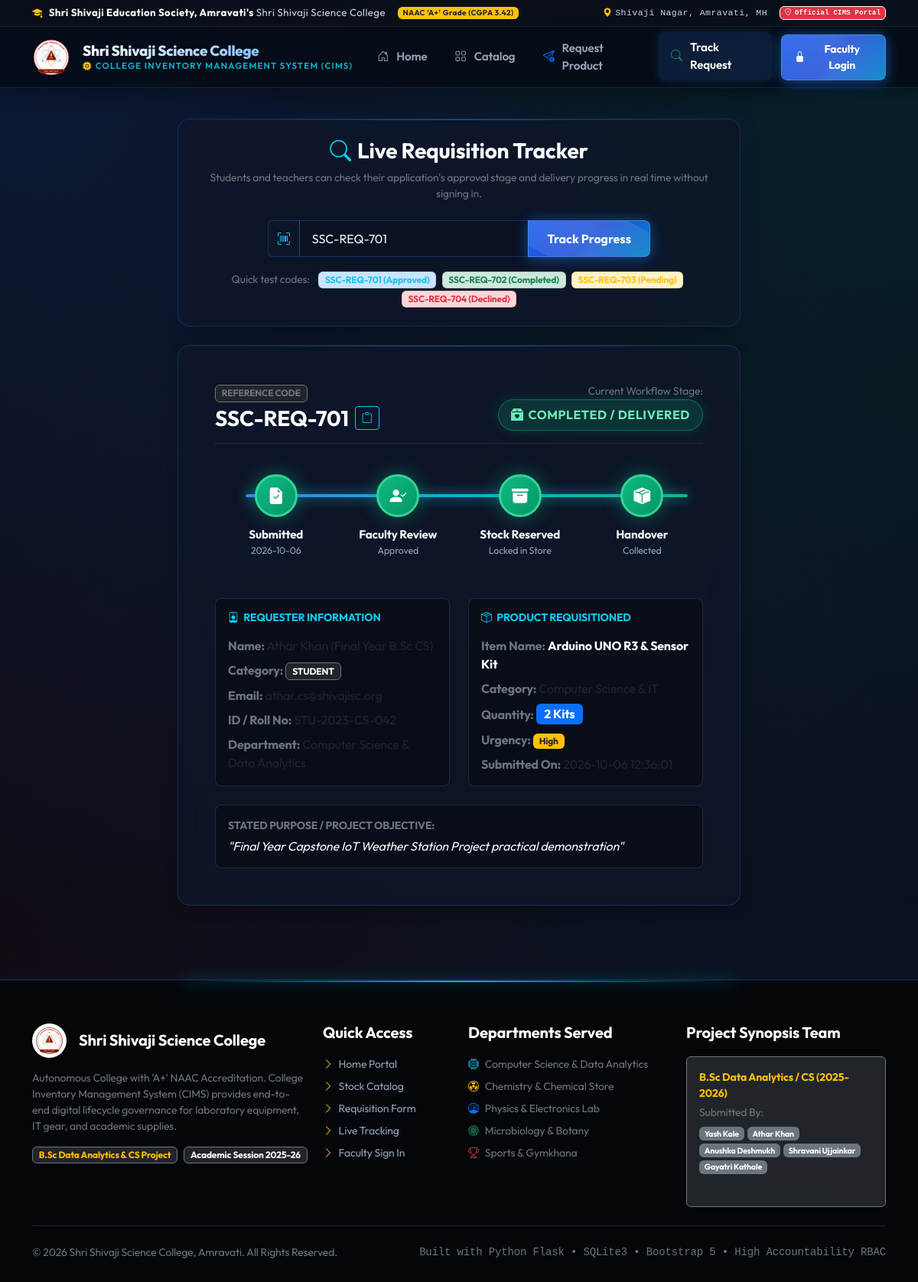
Page /track?code=SSC-REQ-701 on the committed database.
### tables this page shows
CREATE TABLE requests (
        request_id INTEGER PRIMARY KEY AUTOINCREMENT,
        tracking_code TEXT UNIQUE NOT NULL,
        requester_type TEXT NOT NULL CHECK(requester_type IN ('student', 'faculty')),
        requester_name TEXT NOT NULL,
        requester_email TEXT NOT NULL,
        requester_id_num TEXT,
        department TEXT NOT NULL,
        item_id INTEGER NOT NULL,
        requested_quantity INTEGER NOT NULL,
        purpose TEXT NOT NULL,
        urgency TEXT DEFAULT 'Normal' CHECK(urgency IN ('Low', 'Normal', 'High', 'Critical')),
        status TEXT NOT NULL DEFAULT 'pending' CHECK(status IN ('pending', 'approved', 'declined', 'completed', 'withdrawn')),
        rejection_reason TEXT,
        reviewed_by TEXT,
        reviewed_at TIMESTAMP,
        completed_at TIMESTAMP,
        created_at TIMESTAMP DEFAULT CURRENT_TIMESTAMP,
        FOREIGN KEY (item_id) REFERENCES inventory_items (item_id)
    );

CREATE TABLE inventory_items (
        item_id INTEGER PRIMARY KEY AUTOINCREMENT,
        item_name TEXT NOT NULL,
        category_id INTEGER NOT NULL,
        department TEXT NOT NULL,
        physical_quantity INTEGER NOT NULL DEFAULT 0,
        reserved_quantity INTEGER NOT NULL DEFAULT 0,
        minimum_quantity INTEGER NOT NULL DEFAULT 5,
        unit TEXT NOT NULL DEFAULT 'Units',
        location TEXT DEFAULT 'Central Store / Dept Lab',
        description TEXT,
        last_updated TIMESTAMP DEFAULT CURRENT_TIMESTAMP,
        FOREIGN KEY (category_id) REFERENCES categories (category_id)
    );

CREATE TABLE categories (
        category_id INTEGER PRIMARY KEY AUTOINCREMENT,
        category_name TEXT UNIQUE NOT NULL,
        icon TEXT DEFAULT 'bi-box-seam',
        description TEXT
    );

### app.py (the view)
@app.route('/track')
def track():
    code = request.args.get('code', '').strip().upper()
    req_data = None
    item_data = None
    if code:
        db = get_db()
        req_data = db.execute("""
            SELECT r.*, i.item_name, i.unit, i.physical_quantity, i.reserved_quantity, (i.physical_quantity - i.reserved_quantity) as available_quantity, c.category_name
            FROM requests r
            JOIN inventory_items i ON r.item_id = i.item_id
            JOIN categories c ON i.category_id = c.category_id
            WHERE UPPER(r.tracking_code) = ?
        """, (code,)).fetchone()
        if not req_data:
            flash(f'No request found with tracking code "{code}". Please verify your reference number.', 'warning')
    return render_template('track.html', code=code, req=req_data)

### app.py (called while the page is built)
def get_db():
    if 'db' not in g:
        g.db = sqlite3.connect(DB_PATH)
        g.db.row_factory = sqlite3.Row
        g.db.execute("PRAGMA foreign_keys = ON")
    return g.db

### templates/track.html (shortened to what this page needs)
{% extends "base.html" %}
{% block content %}
<div class="container py-4">
  <div class="row justify-content-center">
    <div class="col-lg-8">
      <div class="card glass-card p-4 mb-4 text-center">
        <h3 class="fw-bold mb-2 text-white"><i class="bi bi-search text-info me-2"></i>Live Requisition Tracker</h3>
        <p class="text-secondary small mb-4">
          Students and teachers can check their application's approval stage and delivery progress in real time without signing in.
        </p>
        <form action="{{ url_for('track') }}" method="GET" class="d-flex justify-content-center">
          <div class="input-group shadow" style="max-width: 500px;">
            <span class="input-group-text"><i class="bi bi-upc-scan text-info"></i></span>
            <input type="text" name="code" class="form-control" placeholder="e.g. SSC-REQ-701" value="{{ code or '' }}" required>
            <button class="btn btn-cims-primary px-4 fw-bold" type="submit">Track Progress</button>
          </div>
        </form>
        <div class="mt-3">
          <span class="small text-secondary me-2">Quick test codes:</span>
          <a href="{{ url_for('track', code='SSC-REQ-701') }}" class="badge bg-primary-subtle text-info border border-info border-opacity-25 text-decoration-none me-1">SSC-REQ-701 (Approved)</a>
          <a href="{{ url_for('track', code='SSC-REQ-702') }}" class="badge bg-success-subtle text-success border border-success border-opacity-25 text-decoration-none me-1">SSC-REQ-702 (Completed)</a>
          <a href="{{ url_for('track', code='SSC-REQ-703') }}" class="badge bg-warning-subtle text-warning border border-warning border-opacity-25 text-decoration-none me-1">SSC-REQ-703 (Pending)</a>
          <a href="{{ url_for('track', code='SSC-REQ-704') }}" class="badge bg-danger-subtle text-danger border border-danger border-opacity-25 text-decoration-none">SSC-REQ-704 (Declined)</a>
        </div>
      </div>
      {% if req %}
        <div class="card glass-card p-4 p-md-5 mb-4 shadow position-relative animate-fade-in-up">
          <div class="d-flex flex-wrap justify-content-between align-items-center mb-3 pb-3 border-bottom border-secondary border-opacity-25">
            <div>
              <span class="badge bg-dark text-secondary border border-secondary mb-1">REFERENCE CODE</span>
              <div class="d-flex align-items-center gap-2">
                <h3 class="fw-bold text-white m-0">{{ req.tracking_code }}</h3>
                <button type="button" class="btn btn-sm btn-outline-info btn-copy-code" data-code="{{ req.tracking_code }}" title="Copy Code">
                  <i class="bi bi-clipboard"></i>
                </button>
              </div>
            </div>
            <div class="text-end">
              <span class="small text-secondary d-block">Current Workflow Stage:</span>
              {% if req.status == 'pending' %}
                <span class="badge-status badge-pending fs-6"><i class="bi bi-hourglass-split"></i> Under Faculty Review (Pending)</span>
              {% elif req.status == 'approved' %}
                <span class="badge-status badge-approved fs-6"><i class="bi bi-check-circle-fill"></i> Approved & Stock Reserved</span>
              {% elif req.status == 'completed' or req.status == 'withdrawn' %}
                <span class="badge-status badge-completed fs-6"><i class="bi bi-box2-heart-fill"></i> Completed / Delivered</span>
              {% elif req.status == 'declined' %}
                <span class="badge-status badge-declined fs-6"><i class="bi bi-x-circle-fill"></i> Request Declined</span>
              {% endif %}
            </div>
          </div>
          <div class="tracking-stepper my-4">
            {% set step_percent = 0 %}
            {% if req.status == 'pending' %}
              {% set step_percent = 25 %}
            {% elif req.status == 'approved' %}
              {% set step_percent = 65 %}
            {% elif req.status in ['completed', 'withdrawn'] %}
              {% set step_percent = 100 %}
            {% elif req.status == 'declined' %}
              {% set step_percent = 50 %}
            {% endif %}
            <div class="tracking-progress-fill" style="width: calc({{ step_percent }}% - 60px);"></div>
            <div class="step-node completed">
              <div class="step-icon-bubble">
                <i class="bi bi-file-earmark-check-fill"></i>
              </div>
              <div class="step-label">Submitted</div>
              <div class="step-desc">{{ req.created_at[:10] }}</div>
            </div>
            <div class="step-node {% if req.status == 'pending' %}current{% elif req.status in ['approved', 'completed', 'withdrawn'] %}completed{% elif req.status == 'declined' %}declined{% endif %}">
              <div class="step-icon-bubble">
                {% if req.status == 'declined' %}
                  <i class="bi bi-x-lg"></i>
                {% else %}
                  <i class="bi bi-person-check-fill"></i>
                {% endif %}
              </div>
              <div class="step-label">Faculty Review</div>
              <div class="step-desc">
                {% if req.status == 'pending' %}Awaiting Action{% elif req.status == 'declined' %}Declined{% else %}Approved{% endif %}
              </div>
            </div>
            <div class="step-node {% if req.status == 'approved' %}current{% elif req.status in ['completed', 'withdrawn'] %}completed{% else %}pending{% endif %}">
              <div class="step-icon-bubble">
                <i class="bi bi-archive-fill"></i>
              </div>
              <div class="step-label">Stock Reserved</div>
              <div class="step-desc">
                {% if req.status in ['approved', 'completed', 'withdrawn'] %}Locked in Store{% else %}Hold until Approval{% endif %}
              </div>
            </div>
            <div class="step-node {% if req.status in ['completed', 'withdrawn'] %}completed{% else %}pending{% endif %}">
              <div class="step-icon-bubble">
                <i class="bi bi-box-seam-fill"></i>
              </div>
              <div class="step-label">Handover</div>
              <div class="step-desc">
                {% if req.status in ['completed', 'withdrawn'] %}Collected{% else %}Central Store{% endif %}
              </div>
            </div>
          </div>
          <div class="row g-4 mt-1">
            <div class="col-md-6">
              <div class="p-3 rounded-3 h-100 border border-secondary border-opacity-25" style="background: rgba(7, 10, 18, 0.6);">
                <h6 class="text-info fw-bold small text-uppercase mb-3"><i class="bi bi-person-badge me-1"></i> Requester Information</h6>
                <div class="mb-2"><strong class="text-secondary">Name:</strong> {{ req.requester_name }}</div>
                <div class="mb-2"><strong class="text-secondary">Category:</strong> <span class="badge bg-dark border border-secondary text-uppercase">{{ req.requester_type }}</span></div>
                <div class="mb-2"><strong class="text-secondary">Email:</strong> {{ req.requester_email }}</div>
                <div class="mb-2"><strong class="text-secondary">ID / Roll No:</strong> {{ req.requester_id_num or 'N/A' }}</div>
                <div><strong class="text-secondary">Department:</strong> {{ req.department }}</div>
              </div>
            </div>
            <div class="col-md-6">
              <div class="p-3 rounded-3 h-100 border border-secondary border-opacity-25" style="background: rgba(7, 10, 18, 0.6);">
                <h6 class="text-info fw-bold small text-uppercase mb-3"><i class="bi bi-box-seam me-1"></i> Product Requisitioned</h6>
                <div class="mb-2"><strong class="text-secondary">Item Name:</strong> <span class="fw-bold text-white">{{ req.item_name }}</span></div>
                <div class="mb-2"><strong class="text-secondary">Category:</strong> {{ req.category_name }}</div>
                <div class="mb-2"><strong class="text-secondary">Quantity:</strong> <span class="badge bg-primary fs-6">{{ req.requested_quantity }} {{ req.unit }}</span></div>
                <div class="mb-2"><strong class="text-secondary">Urgency:</strong> <span class="badge bg-warning text-dark">{{ req.urgency }}</span></div>
                <div><strong class="text-secondary">Submitted On:</strong> {{ req.created_at }}</div>
              </div>
            </div>
            <div class="col-12">
              <div class="p-3 rounded-3 border border-secondary border-opacity-25" style="background: rgba(7, 10, 18, 0.6);">
                <strong class="text-secondary small text-uppercase d-block mb-1">Stated Purpose / Project Objective:</strong>
                <p class="text-light mb-0 fst-italic">"{{ req.purpose }}"</p>
              </div>
            </div>
          </div>
        </div>
      {% endif %}
    </div>
  </div>
</div>
{% endblock %}

### rows in the picture
requests: tracking_code "SSC-REQ-701", created_at "2026-10-06", requester_name "Athar Khan (Final Year B.Sc CS)", requester_type "STUDENT", requester_email "athar.cs@shivajisc.org", requester_id_num "STU-2023-CS-042", department "Computer Science & Data Analytics", requested_quantity "2", urgency "High", created_at "2026-10-06 12:36:01", purpose "Final Year Capstone IoT Weather Station Project practical demonstration"
inventory_items: item_name "Arduino UNO R3 & Sensor Kit", unit "Kits"
categories: category_name "Computer Science & IT"
